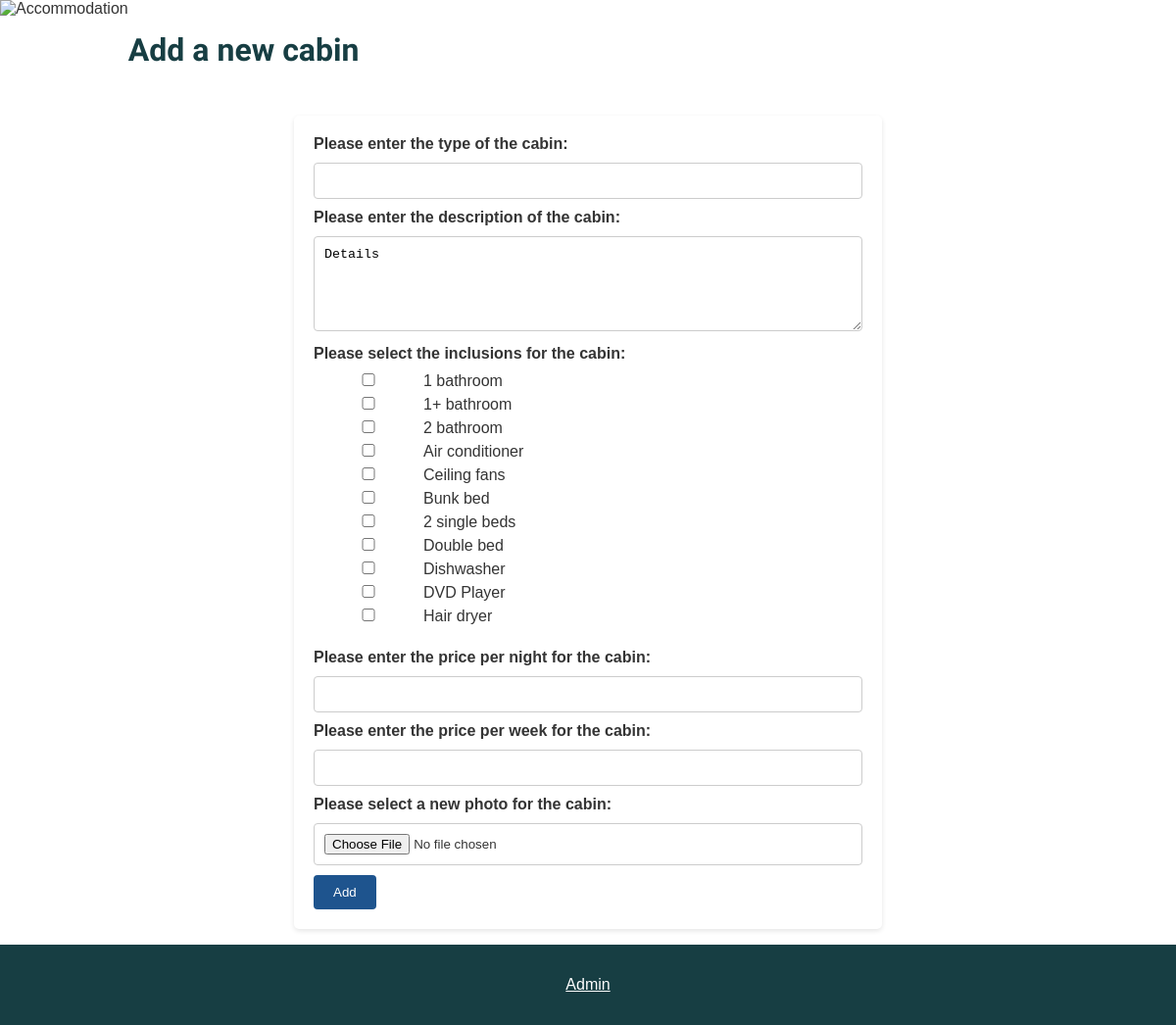
/form-add.php, run on the app's committed database.
### tables this page shows
CREATE TABLE `inclusion` (
  `incID` bigint(20) NOT NULL,
  `incName` varchar(50) NOT NULL,
  `incDetails` varchar(255) DEFAULT NULL
);

### form-add.php (the view, shortened to what this page needs)
<!doctype html>
<html lang="en">
  <head>
    <link href="style.css" rel="stylesheet" type="text/css">
</head>
<body>
  <header> <img src="images/accommodation.png" alt="Accommodation">
    <h1>Add a new cabin</h1>
  </header>
  <div class="form-container">
    <form action="add.php" method="post" enctype="multipart/form-data">
      <label for="type">Please enter the type of the cabin:</label>
      <input id="type" type="text" name="cabinType" required>
      <label for="description">Please enter the description of the cabin:</label>
      <textarea id="description" name="cabinDescription" cols="50" rows="5" required>Details</textarea>
      <label for="inclusion">Please select the inclusions for the cabin:</label>
      <?php
      require ("db.php");
      $selectInclusions = "SELECT * FROM inclusion";
      $queryInclusions = mysqli_query($connection, $selectInclusions);
      while ($row = mysqli_fetch_assoc($queryInclusions)) {
        $incID = $row['incID'];
        $incName = $row['incName'];
        echo "<input type='checkbox' name='inclusions[]' value='$incID'>$incName<br>";
    }
      ?>
      <br><label for="pricePerNight">Please enter the price per night for the cabin:</label>
      <input id="pricePerNight" type="number" name="pricePerNight" required>
      <label for="pricePerWeek">Please enter the price per week for the cabin:</label>
      <input id="pricePerWeek" type="number" name="pricePerWeek" required>
      <label for="photo">Please select a new photo for the cabin:</label>
      <input type="file" name="photo" accept="image/*">
      <input type="submit" name="submit" value="Add">
    </form>
  </div>
  <footer>
    <a href="adminMenu.php">Admin</a>
  </footer>
</body>
</html>

### style.css (style rules this page uses)
* { margin: 0; padding: 0; box-sizing: border-box; }
body { font-family: Verdana, arial, sans-serif; color: #343434; }
h1, h2, h3, p, nav { font-family: Quando, arial, serif; color: #173e43; margin-top: 1em; margin-bottom: 1em; }
header { display: flex; flex-wrap: wrap; margin-bottom: 1em; }
footer { background-color: #173e43; color: white; text-align: center; padding: 2em; margin-top: 1em; }
footer a { color: white; }

### form-add.php (style rules this page uses)
.form-container { background-color: #fff; padding: 20px; border-radius: 5px; box-shadow: 0 2px 5px rgba(0, 0, 0, 0.1); width: 50%; margin: 0 auto; }
.form-container label { display: block; margin-bottom: 10px; font-weight: bold; }
.form-container input[type="checkbox"] { padding: 10px; margin-bottom: 10px; width: 20%; }
.form-container input[type="text"], .form-container textarea, .form-container input[type="number"], .form-container input[type="file"] { padding: 10px; margin-bottom: 10px; border: 1px solid #ccc; border-radius: 4px; width: 100%; }
.form-container input[type="submit"] { padding: 10px 20px; background-color: #1E548E; color: #fff; border: none; border-radius: 4px; cursor: pointer; }

### data on the page
inclusion: incName "1 bathroom"
inclusion: incName "1+ bathroom"
inclusion: incName "2 bathroom"
inclusion: incName "Air conditioner"
inclusion: incName "Ceiling fans"
inclusion: incName "Bunk bed"
inclusion: incName "2 single beds"
inclusion: incName "Double bed"
inclusion: incName "Dishwasher"
inclusion: incName "DVD Player"
inclusion: incName "Hair dryer"
